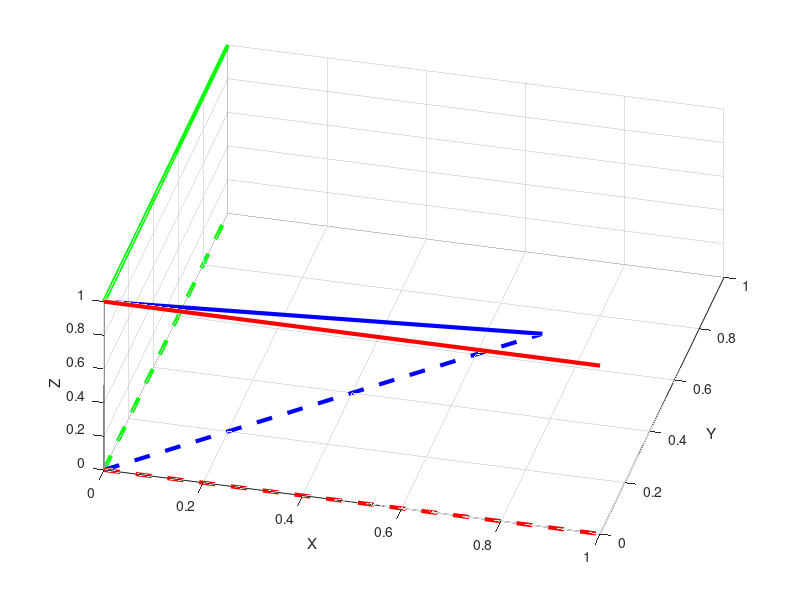
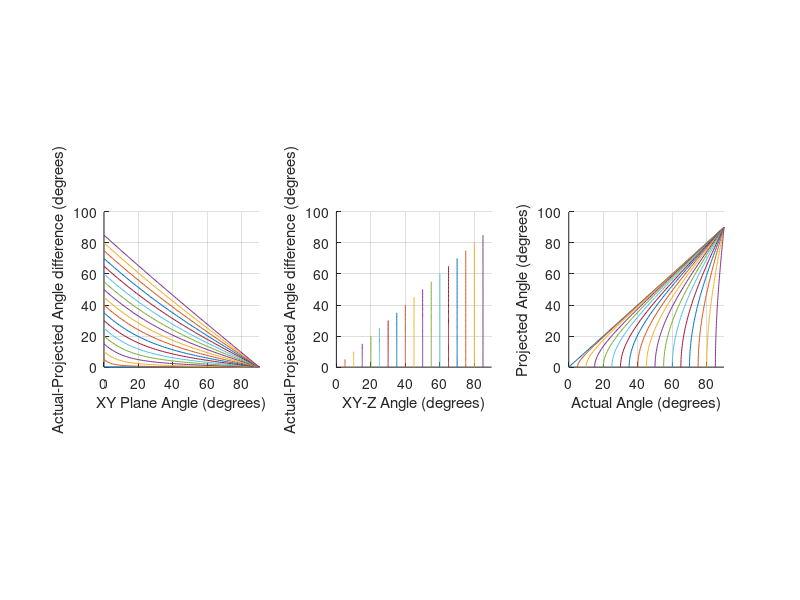

MATLAB code to generate these figures, in order:
a = 45;
b = 45;

xyz0 = [0,0,1];
xyz0_p = [0,0,0];

xyz1 = [cosd(0),sind(0),1]; % The length of this vector is 1.
xyz1_p = [cosd(0),sind(0),0]; % The length of this vector is 1.

xyz2 = [cosd(90),sind(90),1]; % The length of this vector is 1.
xyz2_p = [cosd(90),sind(90),0]; % The length of this vector is 1.

xyz3 = [cosd(a),sind(a),1-tand(b)]; % tand(b) = L3 ./ 1. L3 is the distance from the XY plane. 1 is the is length of the projected vector onto the XY plane.
xyz3_p = [cosd(a),sind(a),0];

disp('Blue - before & after:');
disp([atan2d(norm(cross(xyz1-xyz0,xyz3-xyz0)),dot(xyz1-xyz0,xyz3-xyz0)) , atan2d(norm(cross(xyz1_p-xyz0_p,xyz3_p-xyz0_p)),dot(xyz1_p,xyz3_p-xyz0_p))]);

% disp('Black - before & after:');
% xyz4 = [cosd(45),sind(45),1];
% xyz4_p = [cosd(45),sind(45),0];
% [atan2d(norm(cross(xyz1,xyz4)),dot(xyz1,xyz4)) , atan2d(norm(cross(xyz1,xyz4)),dot(xyz1,xyz4))]


figure;
W1 = 3;

% First plot the real branches:
plot3([xyz0(1),xyz1(1)],[xyz0(2),xyz1(2)],[xyz0(3),xyz1(3)],'r','LineWidth',W1);
hold on;
plot3([xyz0(1),xyz2(1)],[xyz0(2),xyz2(2)],[xyz0(3),xyz2(3)],'g','LineWidth',W1);
plot3([xyz0(1),xyz3(1)],[xyz0(2),xyz3(2)],[xyz0(3),xyz3(3)],'b','LineWidth',W1);
% plot3([xyz0(1),xyz4(1)],[xyz0(2),xyz4(2)],[xyz0(3),xyz4(3)]+1,'k','LineWidth',W1);

% Then plot the projected branches:
plot3([xyz0_p(1),xyz1_p(1)],[xyz0_p(2),xyz1_p(2)],[xyz0_p(3),xyz1_p(3)],'--r','LineWidth',W1);
hold on;
plot3([xyz0_p(1),xyz2_p(1)],[xyz0_p(2),xyz2_p(2)],[xyz0_p(3),xyz2_p(3)],'--g','LineWidth',W1);
plot3([xyz0_p(1),xyz3_p(1)],[xyz0_p(2),xyz3_p(2)],[xyz0_p(3),xyz3_p(3)],'--b','LineWidth',W1);
% plot3([xyz0_p(1),xyz4(1)],[xyz0_p(2),xyz4(2)],[xyz0_p(3),xyz4(3)],'--k','LineWidth',W1/2);

view([14.02,57.52]);
grid on;
xlabel('X');
ylabel('Y');
zlabel('Z');

%
xyz0 = [0,0,1];
xyz0_p = [0,0,0];
Va = 0:1:90;
Vb = 0:5:90;
figure;
for j=1:length(Vb)
    Vxy = zeros(length(Va),2);
    for i=1:length(Va)
        xyz1 = [cosd(0),sind(0),1];
        xyz1_p = [cosd(0),sind(0),0];

        xyz3 = [cosd(Va(i)),sind(Va(i)),1-tand(Vb(j))];
        xyz3_p = [cosd(Va(i)),sind(Va(i)),0];

        Vxy(i,:) = [atan2d(norm(cross(xyz1-xyz0,xyz3-xyz0)),dot(xyz1-xyz0,xyz3-xyz0)),atan2d(norm(cross(xyz1_p-xyz0_p,xyz3_p-xyz0_p)),dot(xyz1_p,xyz3_p-xyz0_p))];
        % disp(Vxy(i,:);
    end
	
	subplot(131);
    hold on;
    plot(Va,abs(Vxy(:,2)-Vxy(:,1))); % The a (xy) angle as a function of actual-projected angle difference.
    
    subplot(132);
    hold on;
    plot(Vb(j).*ones(length(Va),1),abs(Vxy(:,2)-Vxy(:,1))); % The b (xy-z) angle as a function of actual-projected angle difference.
    
    subplot(133);
    hold on;
    plot(Vxy(:,1),Vxy(:,2)); % The correlation between the actual angle and the prjected angle.
end

subplot(131);
xlabel('XY Plane Angle (degrees)');
ylabel('Actual-Projected Angle difference (degrees)');
xlim([0,90]);
grid on;
axis square;

subplot(132);
xlabel('XY-Z Angle (degrees)');
ylabel('Actual-Projected Angle difference (degrees)');
xlim([0,90]);
grid on;
axis square;

subplot(133);
xlabel('Actual Angle (degrees)');
ylabel('Projected Angle (degrees)');
xlim([0,90]);
grid on;
axis square;
%}